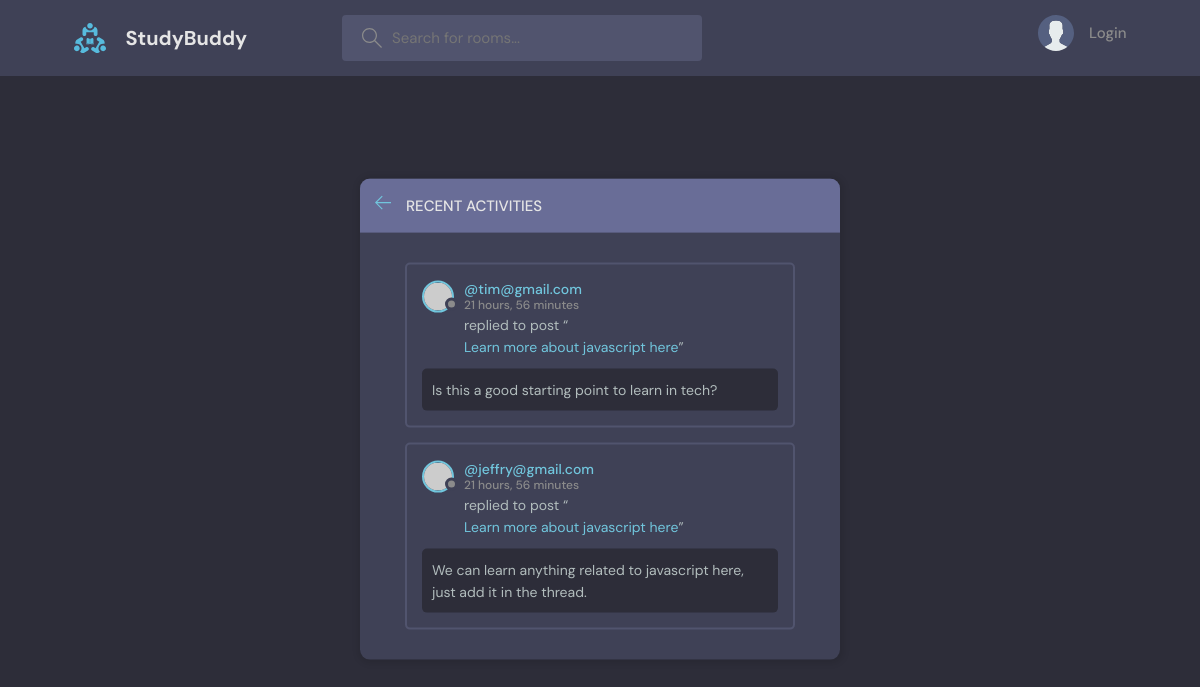
The page /activity/ on the database its author committed.
### base/models.py (models this page shows, shortened)
class Message(models.Model):
    user = models.ForeignKey(User, on_delete=models.CASCADE)
    room = models.ForeignKey(Room, on_delete=models.CASCADE)
    body = models.TextField()
    updated = models.DateField(auto_now=True)
    created = models.DateField(auto_now_add=True)
    class Meta:
        ordering = ["-id"]

class User(AbstractUser):
    name = models.CharField(max_length=200, null=True)
    email= models.EmailField(unique=True, null=True)
    bio = models.TextField(null=True)
    avatar = models.ImageField(null=True,default="avatar.svg")
    USERNAME_FIELD = 'email'
    REQUIRED_FIELDS = []

class Room(models.Model):
    host = models.ForeignKey(User, on_delete=models.SET_NULL,null=True)
    topic = models.ForeignKey(Topic, on_delete=models.SET_NULL,null=True)
    name = models.CharField(max_length=200)
    description = models.TextField(null=True,blank=True)
    participants = models.ManyToManyField(User,related_name='participants',blank=True)
    updated = models.DateField(auto_now=True)
    created = models.DateField(auto_now_add=True)
    class Meta:
        ordering = ["name"]
    def __str__(self):
        return self.name

### base/views.py (the view)
# urls.py: path("activity/",views.activityPage, name="activity"),
def activityPage(request):
    q = request.GET.get('q') if request.GET.get('q') != None else ''
    q = request.GET.get('q') if request.GET.get('q') != None else ''
    room_messages = Message.objects.all()[0:3]
    context = {
        'room_messages' : room_messages,
    }
    return render(request,'base/activity.html',context)

### base/templates/base/activity.html (shortened to what this page needs)
{% extends 'main.html' %}
{% block MAIN_CONTENT %}
<main class="layout">
  <div class="container">
    <div class="layout__box">
      <div class="layout__boxHeader">
        <div class="layout__boxTitle">
          <a href="{{request.META.HTTP_REFERER}}">
            <svg version="1.1" xmlns="http://www.w3.org/2000/svg" width="32" height="32" viewBox="0 0 32 32">
              <title>arrow-left</title>
              <path
                d="M13.723 2.286l-13.723 13.714 13.719 13.714 1.616-1.611-10.96-10.96h27.625v-2.286h-27.625l10.965-10.965-1.616-1.607z"
              ></path>
            </svg>
          </a>
          <h3>Recent Activities</h3>
        </div>
      </div>
      <div class="activities-page layout__body">
        {% for room_message in room_messages %}
        <div class="activities__box">
          <div class="activities__boxHeader roomListRoom__header">
            <a href="{% url 'user-profile' room_message.user.id %}" class="roomListRoom__author">
              <div class="avatar avatar--small">
                <img src="https://randomuser.me/api/portraits/women/11.jpg" />
              </div>
              <p>
                @{{room_message.user}}
                <span>{{room_message.created|timesince}}</span>
              </p>
            </a>
          </div>
          <div class="activities__boxContent">
            <p>replied to post “<a href="{% url 'room' room_message.room.id %}">{{room_message.room}}</a>”</p>
            <div class="activities__boxRoomContent">
              {{room_message.body}}
            </div>
          </div>
        </div>
        {% endfor %}
      </div>
    </div>
  </div>
</main>
{% endblock MAIN_CONTENT %}

### static/css/style.css (style rules this page uses)
:root { --color-main: #71c6dd; --color-main-light: #e1f6fb; --color-dark: #3f4156; --color-dark-medium: #51546e; --color-dark-light: #696d97; --color-light: #e5e5e5; --color-gray: #8b8b8b; --color-light-gray: #b2bdbd; --color-bg: #2d2d39; --color-success: #5dd693; --color-error: #fc4b0b; }
* { font-family: "DM Sans", -apple-system, BlinkMacSystemFont, "Segoe UI", Roboto, Oxygen, Ubuntu, Cantarell, "Open Sans", "Helvetica Neue", sans-serif; margin: 0; padding: 0; box-sizing: border-box; text-rendering: optimizeLegibility; font-size: inherit; }
html { font-size: 56.25%; }
@media only screen and (min-width: 1200px) { html { font-size: 62.5%; } }
body { line-height: 1.6; font-weight: 400; font-size: 1.5rem; color: var(--color-light-gray); background-color: var(--color-bg); min-height: 100vh; }
img { width: 100%; }
a { display: inline-block; color: var(--color-main); text-decoration: none; }
.container { max-width: 120rem; width: 90%; margin: auto; }
.avatar { position: relative; display: inline-block; border-radius: 50%; border: 2px solid var(--color-main); }
.avatar img { display: block; border-radius: 50%; object-fit: cover; object-position: center; }
.avatar::after { content: ""; display: block; position: absolute; background-color: var(--color-gray); z-index: 111; border-radius: 50%; border: 0.3rem solid var(--color-dark); }
.avatar.avatar--small img { width: 2.8rem; height: 2.8rem; }
.avatar.avatar--small:after { width: 0.7rem; height: 0.7rem; bottom: 0px; right: -6px; }
.layout { margin-top: 2.4rem; }
.layout > .container { display: flex; justify-content: space-between; align-items: flex-start; }
.layout__box { width: 90%; max-width: 48rem; min-height: 40rem; position: absolute; top: 50%; left: 50%; transform: translate(-50%, -46%); background-color: var(--color-dark); border-radius: 1rem; box-shadow: 1px 1px 6px 3px rgba(0, 0, 0, 0.1); overflow: hidden; }
.layout__boxHeader { display: flex; padding: 1.5rem; background-color: var(--color-dark-light); }
.layout__boxTitle { display: flex; gap: 1.5rem; align-items: center; }
.layout__boxTitle h3 { text-transform: uppercase; font-weight: 500; color: var(--color-light); }
.layout__boxTitle svg { width: 1.6rem; height: 1.6rem; fill: var(--color-main); }
.layout__body { margin: 3rem; }
.roomListRoom__header { display: flex; justify-content: space-between; align-items: center; }
.roomListRoom__author { font-weight: 500; display: flex; align-items: center; gap: 1rem; }
.activities__box { margin: 1.5rem; padding: 1.5rem; border: 2px solid var(--color-dark-medium); border-radius: 5px; }
.activities__boxHeader p { font-size: 1.4rem; line-height: 1.3; }
.activities__boxHeader p span { color: var(--color-gray); font-size: 1.2rem; display: block; }
.activities__boxContent { margin-left: 4.2rem; }
.activities__boxContent { font-size: 1.4rem; }
.activities__boxRoomContent { background: var(--color-bg); padding: 1rem; border-radius: 5px; margin-top: 1rem; margin-left: -4.2rem; }

### rows shown on the page
Message: user "tim@gmail.com", created "21 hours, 56 minutes", room "Learn more about javascript here", body "Is this a good starting point to learn in tech?"
Message: user "jeffry@gmail.com", created "21 hours, 56 minutes", room "Learn more about javascript here", body "We can learn anything related to javascript here, just add it in the thread."
